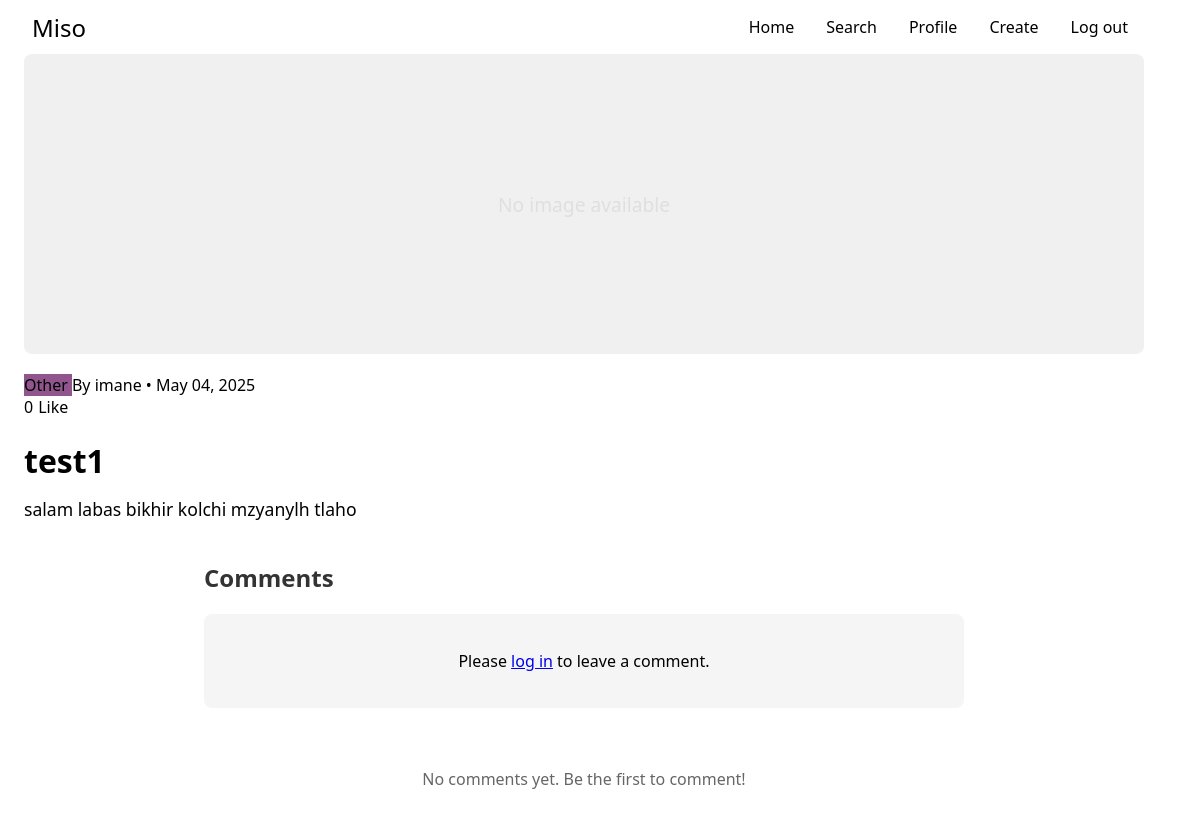
Before: /article/6 with the older database file.
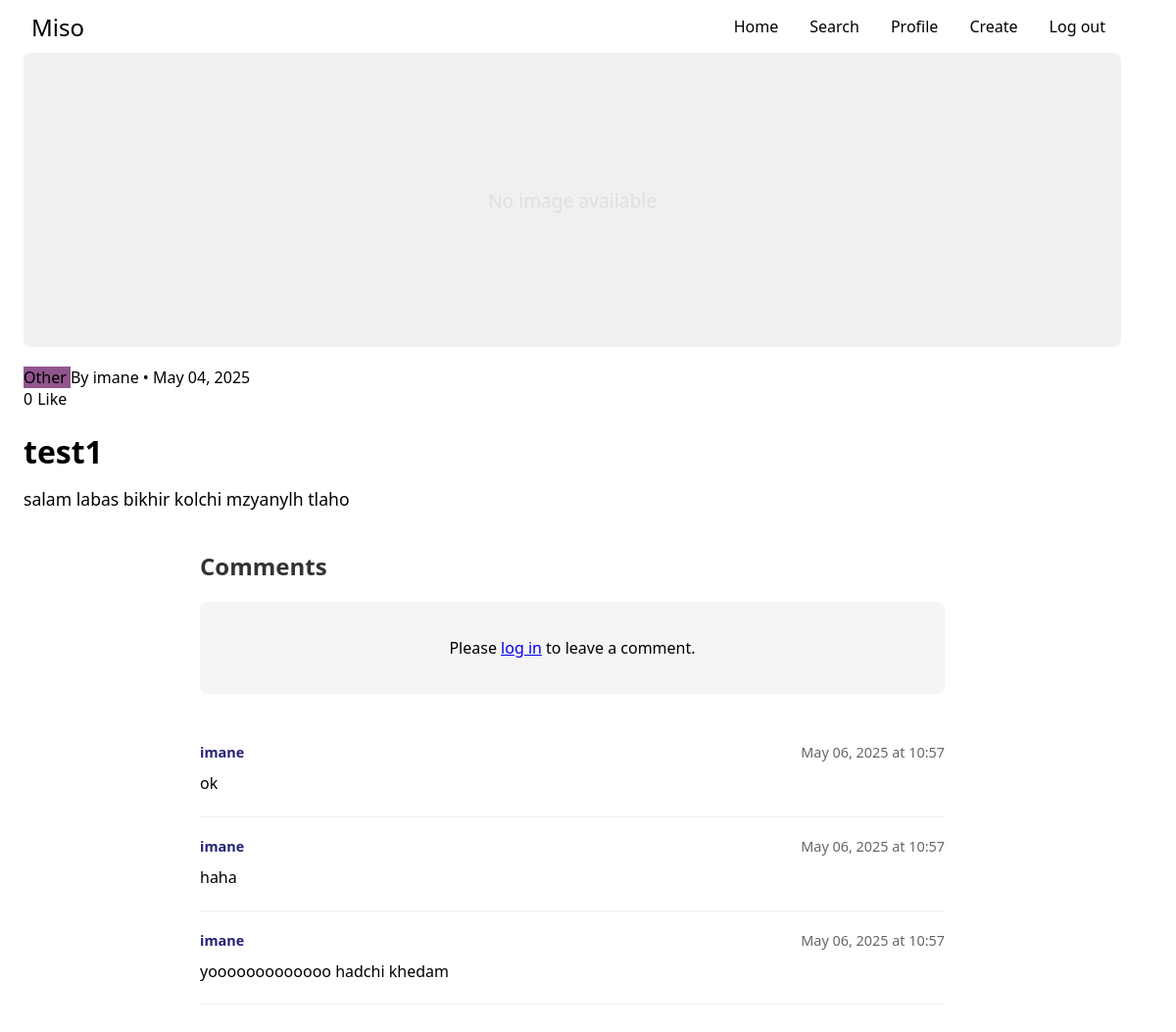
After: the same page with the newer database file.
### app.py (models this page shows)
class Article(db.Model):
    id = db.Column(db.Integer, primary_key=True)
    title = db.Column(db.String(200), nullable=False)
    content = db.Column(db.Text, nullable=False)
    excerpt = db.Column(db.String(300))
    category = db.Column(db.String(50), nullable=False)
    date = db.Column(db.String(50), default=lambda: datetime.now(timezone.utc).strftime('%B %d, %Y'))
    image_url = db.Column(db.String(200), default='default_article.jpg')
    author_id = db.Column(db.Integer, db.ForeignKey('user.id'), nullable=False)

class User(db.Model):
    id = db.Column(db.Integer, primary_key=True)
    username = db.Column(db.String(80), unique=True, nullable=False)
    email = db.Column(db.String(120), unique=True, nullable=False)
    password = db.Column(db.String(200), nullable=False)
    profile_pic = db.Column(db.String(200), default='default.jpg')
    articles = db.relationship('Article', backref='author', lazy=True)
    liked_articles = db.relationship(
        'Like',
        backref='user',
        lazy=True,
        foreign_keys='Like.user_id'
    )

class Comment(db.Model):
    id = db.Column(db.Integer, primary_key=True)
    text = db.Column(db.Text, nullable=False)
    timestamp = db.Column(db.DateTime, default=datetime.now(timezone.utc))
    author_id = db.Column(db.Integer, db.ForeignKey('user.id'), nullable=False)
    article_id = db.Column(db.Integer, db.ForeignKey('article.id'), nullable=False)
    author = db.relationship('User', backref='comments')
    article = db.relationship('Article', backref='comments')

### app.py (the view)
@app.route('/article/<int:id>')
def article(id):
    article = Article.query.get_or_404(id)
    liked = False
    if 'user_id' in session:
        liked = Like.query.filter_by(
            user_id=session['user_id'],
            article_id=article.id
        ).first() is not None
    return render_template('article.html',
                         article=article,
                         liked=liked,
                         current_user_id=session.get('user_id'))

### templates/article.html (shortened to what this page needs)
<!DOCTYPE html>
<html>
<head>
    <link rel="stylesheet" href="{{ url_for('static', filename='css/article.css') }}">
</head>
<body>
    <nav class="navbar">
        <a class="mi" href="{{ url_for('home_after_login') }}">Miso</a>
        <div class="navbar-links">
            <ul>
                <li><a href="{{ url_for('home_after_login') }}">Home</a></li>
                <li><a href="{{ url_for('search') }}">Search</a></li>
                <li><a href="{{ url_for('profile') }}">Profile</a></li>
                <li><a href="{{ url_for('create') }}">Create</a></li>
                <li><a href="{{ url_for('logout') }}">Log out</a></li>
            </ul>
        </div>
    </nav>
    <div class="article-container">
        {% if article.image_url and article.image_url != 'default_article.jpg' %}
        <img src="{{ url_for('static', filename='uploads/' + article.image_url) }}" alt="{{ article.title }}" class="article-image">
        {% else %}
        <div class="article-image-placeholder" style="background-color: #f0f0f0; height: 300px; display: flex; align-items: center; justify-content: center;">
        </div>
        {% endif %}
        <div class="article-meta">
            <div>
                <span class="category-badge" style="background-color:
                    {% if article.category == 'art' %}#FF9FEE
                    {% elif article.category == 'culture' %}#B3B0FF
                    {% elif article.category == 'sport' %}#FD0261
                    {% elif article.category == 'economy' %}#aae354
                    {% elif article.category == 'technology' %}#A4A1AA
                    {% elif article.category == 'health' %}#524F56
                    {% elif article.category == 'entrepreneurship' %}#252275
                    {% else %}#91558e{% endif %};">
                    {{ article.category|capitalize }}
                </span>
                <span>By {{ article.author.username }} • {{ article.date }}</span>
            </div>
            <div class="like-container" onclick="toggleLike({{ article.id }})">
                <span class="like-count">{{ article.likes|length }}</span>
                <span class="like">
                    {% if 'user_id' in session and liked %}Liked{% else %}Like{% endif %}
                </span>
            </div>
        </div>
        <h1 class="article-title">{{ article.title }}</h1>
        <div class="article-content">
            {{ article.content }}
        </div>
    </div>
    <div class="comments-section">
        <h3 class="comments-title">Comments</h3>
        {% if 'user_id' in session %}
        <form class="comment-form" method="POST" action="{{ url_for('add_comment', article_id=article.id) }}">
            <textarea name="comment_text" placeholder="Write your comment here..." required></textarea>
            <button type="submit" class="submit-comment">Post Comment</button>
        </form>
        {% else %}
        <div class="login-prompt">
            <p>Please <a href="{{ url_for('login') }}">log in</a> to leave a comment.</p>
        </div>
        {% endif %}
        <div class="comments-list">
            {% if article.comments %}
                {% for comment in article.comments %}
                <div class="comment">
                    <div class="comment-header">
                        <span class="comment-author">{{ comment.author.username }}</span>
                        <span class="comment-date">{{ comment.timestamp.strftime('%B %d, %Y at %H:%M') }}</span>
                    </div>
                    <div class="comment-content">
                        {{ comment.text }}
                    </div>
                </div>
                {% endfor %}
                {% else %}
                <div class="no-comments">No comments yet. Be the first to comment!</div>
            {% endif %}
        </div>
    </div>
</body>
</html>

### static/css/article.css (style rules this page uses)
* { box-sizing: border-box; font-family: system-ui, -apple-system, BlinkMacSystemFont, 'Segoe UI', Roboto, Oxygen, Ubuntu, Cantarell, 'Open Sans', 'Helvetica Neue', sans-serif; }
body { max-width: 95vw; position: relative; left: 2%; margin: 0; padding: 0; padding-right: 20px; overflow-x: hidden; }
.navbar { display: flex; position: relative; justify-content: space-between; align-items: center; background-color: rgba(255, 255, 255, 0.8); backdrop-filter: blur(10px); -webkit-backdrop-filter: blur(10px); color: black; }
.mi { font-size: 1.5rem; margin: .5rem; color: black; text-decoration: none; }
.navbar-links { height: 100%; }
.navbar-links ul { display: flex; margin: 0; padding: 0; }
.navbar-links li { list-style: none; }
.navbar-links li a { display: block; text-decoration: none; color: black; padding: 1rem; }
.article-image-placeholder { width: 100%; height: 400px; background-color: gray; border-radius: 8px; margin-bottom: 20px; display: flex; align-items: center; justify-content: center; color: rgb(223, 223, 223); font-size: 1.2rem; }
.article-title { font-size: 2rem; margin-bottom: 15px; }
.article-content { font-size: 1.1rem; margin-bottom: 30px; }
.like-container { display: flex; align-items: center; gap: 5px; }
.like-count { color: black; }
.like { color: black; cursor: pointer; user-select: none; }
.comments-section { max-width: 800px; margin: 40px auto; padding: 0 20px; }
.comments-title { font-size: 1.5rem; margin-bottom: 20px; color: #333; }
.login-prompt { text-align: center; padding: 20px; background: #f5f5f5; border-radius: 8px; margin-bottom: 30px; }
.comments-list { margin-top: 30px; }
.comment { border-bottom: 1px solid #eee; padding: 20px 0; }
.comment-header { display: flex; justify-content: space-between; margin-bottom: 10px; font-size: 0.9rem; color: #666; }
.comment-author { font-weight: bold; color: #252275; }
.comment-content { line-height: 1.6; }

Changed rows visible on the page:
added Comment: author.username "imane", timestamp "May 06, 2025 at 10:57", text "ok"
added Comment: author.username "imane", timestamp "May 06, 2025 at 10:57", text "haha"
added Comment: author.username "imane", timestamp "May 06, 2025 at 10:57", text "yooooooooooooo hadchi khedam"
Other visible differences:
text no longer shown: "No comments yet. Be the first to comment!"
